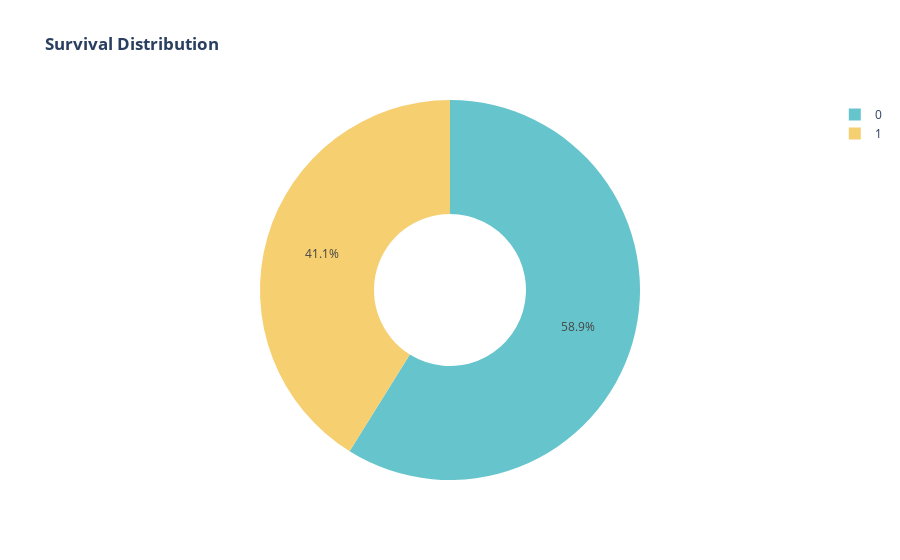

Notebook source saved alongside this figure:
### Code cell
def plot_survival_pie(df):
    fig = px.pie(df, names='Survived',
            title='<b>Survival Distribution</b>',
            color_discrete_sequence=px.colors.qualitative.Pastel,
            hole=0.4)
    fig.show()

plot_survival_pie(df)

### Figure 1 — Plotly figure (JSON) as saved in the notebook; plotly's stock layout.template omitted (floating-point values rounded to 4 significant figures; data arrays with more than 128 entries replaced by an {"elided": "..."} marker saying what was removed)
{"data": [{"domain": {"x": [0, 1], "y": [0, 1]}, "hole": 0.4, "hovertemplate": "Survived=%{label}<extra></extra>", "labels": {"elided": "773 int values"}, "legendgroup": "", "name": "", "showlegend": true, "type": "pie"}], "layout": {"legend": {"tracegroupgap": 0}, "piecolorway": ["rgb(102, 197, 204)", "rgb(246, 207, 113)", "rgb(248, 156, 116)", "rgb(220, 176, 242)", "rgb(135, 197, 95)", "rgb(158, 185, 243)", "rgb(254, 136, 177)", "rgb(201, 219, 116)", "rgb(139, 224, 164)", "rgb(180, 151, 231)", "rgb(179, 179, 179)"], "title": {"text": "<b>Survival Distribution</b>"}}}
